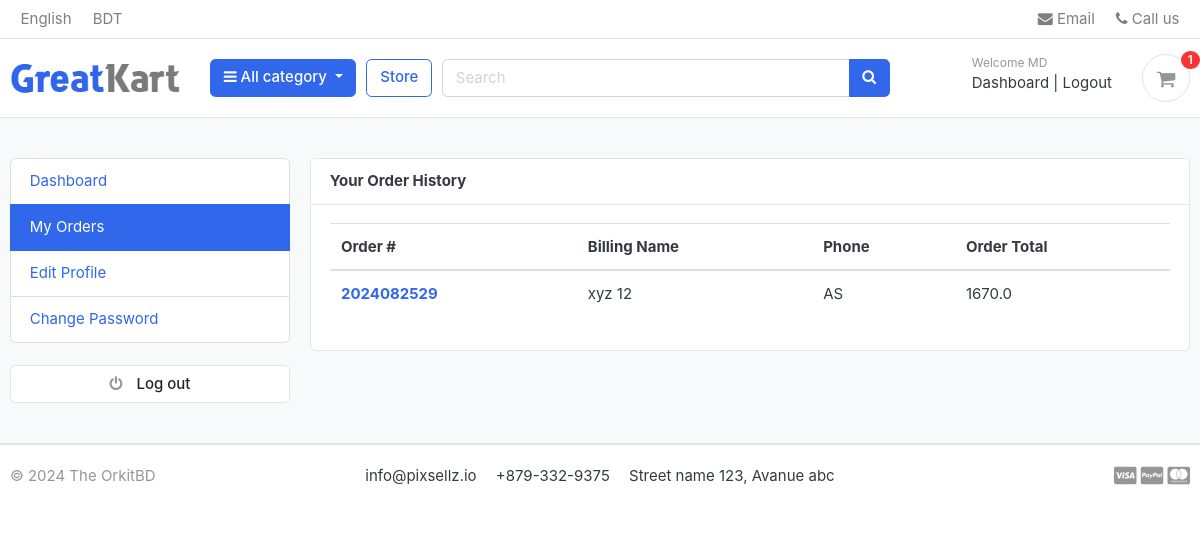
Page /accounts/my_orders/ (signed in) on the committed database.
### accounts/models.py (models this page shows, shortened)
class Account(AbstractBaseUser):
    first_name      = models.CharField(max_length=50)
    last_name       = models.CharField(max_length=50)
    username        = models.CharField(max_length=50, unique=True)
    email           = models.EmailField(max_length=100, unique=True)
    phone_number    = models.CharField(max_length=50)
    date_joined     = models.DateTimeField(auto_now_add=True)
    last_login      = models.DateTimeField(auto_now_add=True)
    is_admin        = models.BooleanField(default=False)
    is_staff        = models.BooleanField(default=False)
    is_active        = models.BooleanField(default=False)
    is_superadmin        = models.BooleanField(default=False)
    USERNAME_FIELD = 'email'
    REQUIRED_FIELDS = ['username', 'first_name', 'last_name','phone_number']
    objects = MyAccountManager()

### orders/models.py (models this page shows, shortened)
class Order(models.Model):
    STATUS = (
        ('New', 'New'),
        ('Accepted', 'Accepted'),
        ('Completed', 'Completed'),
        ('Cancelled', 'Cancelled'),
    )
    user = models.ForeignKey(Account, on_delete=models.SET_NULL, null=True)
    payment = models.ForeignKey(Payment, on_delete=models.SET_NULL, blank=True, null=True)
    order_number = models.CharField(max_length=20)
    first_name = models.CharField(max_length=50)
    last_name = models.CharField(max_length=50)
    phone = models.CharField(max_length=15)
    email = models.EmailField(max_length=50)
    address_line_1 = models.CharField(max_length=50)
    address_line_2 = models.CharField(max_length=50, blank=True)
    country = models.CharField(max_length=50)
    state = models.CharField(max_length=50)
    city = models.CharField(max_length=50)
    order_note = models.CharField(max_length=100, blank=True)
    order_total = models.FloatField()
    fee = models.FloatField()
    status = models.CharField(max_length=10, choices=STATUS, default='New')
    ip = models.CharField(blank=True, max_length=20)
    is_ordered = models.BooleanField(default=False)
    created_at = models.DateTimeField(auto_now_add=True)
    updated_at = models.DateTimeField(auto_now=True)
    def full_name(self):
        return f'{self.first_name} {self.last_name}'

### accounts/views.py (the view)
# urls.py: path('my_orders/',my_orders,name='my_orders'),
@login_required(login_url = "login")
def my_orders(request):
    orders = Order.objects.order_by('-created_at').filter(user_id=request.user.id,is_ordered=True)
    context = {
        'orders':orders,
    }
    return render(request, 'accounts/my_orders.html',context)

### carts/context_processors.py (called while the page is built)
def counter(request):
    cart_count = 0
    if 'admin' in request.path:
        return {}
    else:
        try:
            cart = Cart.objects.filter(cart_id=_cart_id(request))
            if request.user.is_authenticated:
                cart_items = CartItem.objects.all().filter(user=request.user)
            else:
                cart_items = CartItem.objects.all().filter(cart=cart[:1])
            for cart_item in cart_items:
                cart_count += cart_item.quantity
        except Cart.DoesNotExist:
            cart_count = 0
    return dict(cart_count=cart_count)

### carts/views.py (called while the page is built)
def _cart_id(request):
    cart = request.session.session_key
    if not cart :
        cart = request.session.create()
    return cart

### category/context_processors.py (called while the page is built)
def menu_links(request):
    links = Category.objects.all()
    return dict(links=links)

### category/models.py (called while the page is built)
    def get_url(self):
        return reverse('products_by_category',args=[self.slug])

### templates/accounts/my_orders.html (shortened to what this page needs)
{% extends "base.html" %}
{% load static %}
{%block content%}
<section class="section-conten padding-y bg">
<div class="container">
	<div class="row">
		{%include 'includes/dashboard_sidebar.html' %}
	<main class="col-md-9">
		<article class="card">
		<header class="card-header">
			<strong class="d-inline-block mr-3">Your Order History </strong>
		</header>
		<div class="card-body">
			<div class="row">
                <div class="col-md-12">
                    <table class="table table-hover">
                        <thead>
                            <tr>
                              <th scope="col">Order #</th>
                              <th scope="col">Billing Name</th>
                              <th scope="col">Phone</th>
                              <th scope="col">Order Total </th>
                            </tr>
                          </thead>
                          <tbody>
                            {% for order in orders %}
                                <tr>
                                  <th scope="row"><a href="{%url 'order_detail'  order.order_number %}">{{order.order_number}}</a></th>
                                    <td>{{order.full_name}}</td>
                                    <td>{{order.phone}}</td>
                                    <td>{{order.order_total}}</td>
                                </tr>
                            {% endfor %}
                         </tbody>
                      </table>
                </div>
			</div>
		</div>
		</article>
	</main>
</div>
</div>
</section>
{% endblock %}

### templates/includes/navbar.html (shortened to what this page needs)
{% load static %}
<header class="section-header">
    <nav class="navbar p-md-0 navbar-expand-sm navbar-light border-bottom">
    <div class="container">
      <div class="collapse navbar-collapse" id="navbarTop4">
        <ul class="navbar-nav mr-auto">
            <li class="nav-item dropdown">
                 <a href="#" class="nav-link">English </a>
            </li>
            <li class="nav-item dropdown">
                <a href="#" class="nav-link"> BDT </a>
            </li>
        </ul>
        <ul class="navbar-nav">
            <li><a href="#" class="nav-link"> <i class="fa fa-envelope"></i> Email </a></li>
            <li><a href="#" class="nav-link"> <i class="fa fa-phone"></i> Call us </a></li>
        </ul>
      </div>
    </div>
    </nav>
    <section class="header-main border-bottom">
        <div class="container">
    <div class="row align-items-center">
        <div class="col-lg-2 col-md-3 col-6">
            <a href="{% url 'home'%}" class="brand-wrap">
                <img class="logo" src="{% static './images/logo.png' %}">
            </a>
        </div>
        <div class="col-lg col-sm col-md col-6 flex-grow-0">
            <div class="category-wrap dropdown d-inline-block float-right">
                <button type="button" class="btn btn-primary dropdown-toggle" data-toggle="dropdown">
                    <i class="fa fa-bars"></i> All category
                </button>
            </div>
        </div>
        <a href="{% url 'store' %}" class="btn btn-outline-primary">Store</a>
        <div class="col-lg  col-md-6 col-sm-12 col">
            <form action="{%url 'search'%}" class="search" method='GET'>
                <div class="input-group w-100">
                    <input type="text" class="form-control" style="width:60%;" placeholder="Search" name='keyword'>
                    <div class="input-group-append">
                      <button class="btn btn-primary" type="submit">
                        <i class="fa fa-search"></i>
                      </button>
                    </div>
                </div>
            </form>
        </div>
        <div class="col-lg-3 col-sm-6 col-8 order-2 order-lg-3">
                <div class="d-flex justify-content-end mb-3 mb-lg-0">
                    {% if user.id is None %}
                    <div class="widget-header">
                    <small class="title text-muted">Welcome guest!</small>
                    <div>
                        <a href="{% url 'login' %}">Sign in</a> <span class="dark-transp"> | </span>
                        <a href="{% url 'register' %}"> Register</a>
                    </div>
                    </div>
                    {% else %}
                    <div class="widget-header">
                    <small class="title text-muted">Welcome {{user.first_name}}</small>
                    <div>
                        <a href="{% url 'dashboard' %}">Dashboard</a> <span class="dark-transp"> | </span>
                        <a href="{% url 'logout' %}"> Logout</a>
                    </div>
                    </div>
                    {% endif %}
                        <a href="{%url 'cart' %}" class="widget-header pl-3 ml-3">
                            <div class="icon icon-sm rounded-circle border"><i class="fa fa-shopping-cart"></i></div>
                            <span class="badge badge-pill badge-danger notify">{{cart_count}}</span>
                        </a>
                    </div>
                </div>
    </div>
        </div>
    </section>
    </header>

### static/css/ui.css (style rules this page uses)
html { font-family: "Inter", sans-serif; font-size: 15px; }
.icon-xs, .icon-sm, .icon-md, .icon-lg { display: inline-block; text-align: center; flex-shrink: 0; flex-grow: 0; }
.icon-sm { width: 48px; height: 48px; line-height: 48px !important; font-size: 20px; }
.padding-y { padding-top: 40px; padding-bottom: 40px; }
article:after, .form-group:after { display: block; clear: both; content: ""; }
.bg { background-color: #f8f9fa; }
.header-main { position: relative; padding-top: 1rem; padding-bottom: 1rem; }
.brand-wrap .logo, .navbar-brand .logo { margin-right: 7px; max-height: 42px; display: inline-block; }
.widget-header { display: inline-block; vertical-align: middle; position: relative; }
.widget-header a { color: #343a40; }
.widget-header i { color: #969696; }
.widget-header .title { display: block; }
.widget-header .notify { position: absolute; top: -3px; right: -10px; }
.notify { position: absolute; top: -4px; right: -10px; display: inline-block; padding: 0.25em 0.6em; font-size: 12px; line-height: 1; text-align: center; border-radius: 3rem; color: #fff; background-color: #fa3434; }

### rows in the picture
Account: first_name "MD"
Order: order_number "2024082529", full_name "xyz 12", phone "AS", order_total "1670.0"

### other values in the picture
{{ cart_count }} "1"
